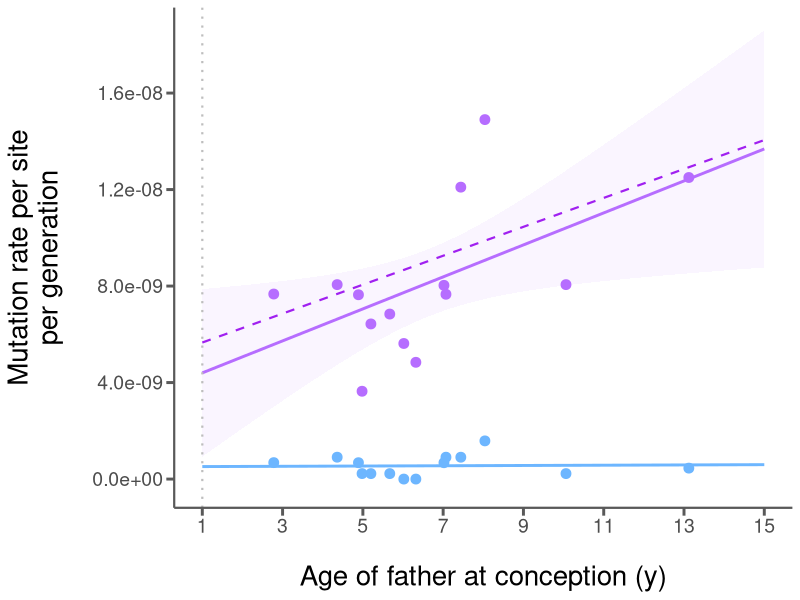
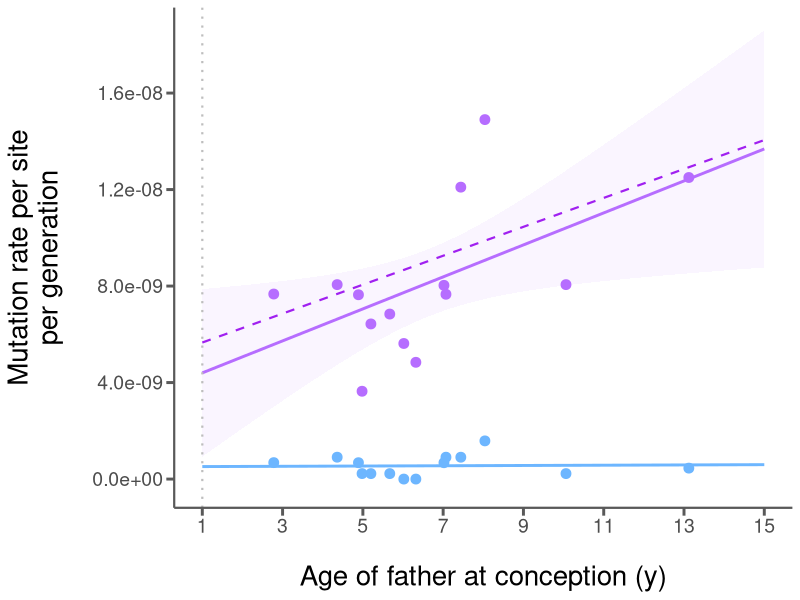

Write R code to recreate these figures, in order. (Note: this script raises an error after producing the figures.)
############################################################
# For owl monkey project, last revised 04.18
# Plots and statistical tests for Figure 1 and Figure S2
# in owl monkey paper.
#
# Gregg Thomas
############################################################

library(ggplot2)
this.dir <- dirname(parent.frame(2)$ofile)
setwd(this.dir)
cat("----------\n")

figs2_opt = F
# CHANGE TO TRUE TO GENERATE FIG. S2

####################
## Estimating model parameters using Kong (2012) data
human_dm0 = 34; human_df = 31; human_num_f = 14.2; human_haploid = 2630000000; human_diploid = human_haploid * 2;
# Parameters observed from Drost & Lee (1995) and Kong (2012)

human_mu_c = (human_num_f / human_df)
cat("mu_c estimated from Kong params: ", human_mu_c, "\n")
human_mu_c = human_mu_c / human_haploid
cat("mu_c per site estimated from Kong params: ", human_mu_c, "\n")
# Estimating mu_c

# Calculate spermatogenic proportion and expected number of spermatogenic divisions
# per year using human (Kong) observations.
human_sc = 16
human_dy1 = ((2.01 / human_haploid) / human_mu_c)
human_sp = human_dy1 / (365/16)
cat("Human expected # of spermatogenic cycles/year: ", human_dy1, "\n")
cat("Human spermatogenic cell proportion given a cycle length of 16 days: ", human_sp, "\n")
cat("----------\n")
# Estimating the expected number of spermatogenic cycles per year

# 2.01 is the slope of the Kong line -- mutations per year in males after puberty.
# We can calculate the expected number of spermatogenic cycles per year (human_dy1) based on mu_c.
# Then, we can estimate the proportion of cells undergoing spermatogenesis at any given time (human_sp)
####################

####################
## Owl monkey prediction (purple dashed) using Kong parameters
om_puberty = 1; om_sc = 10.2;
om_dy1 = (365/om_sc) * human_sp
cat("Owl monkey expected # of spermatogenic cycles/year: ", om_dy1, "\n")
# Estimate the expected number of spermatogenic cycles per year in owl monkeys using the human proportion
# of cells actively dividing (human_sp).

age_range = seq(om_puberty, 15, by=0.1)
rep_long = age_range - om_puberty
# The owl monkey age of puberty set at 1 year and a range of paternal ages

om_mu_g = ((human_df * human_mu_c) + ((human_dm0 * human_mu_c) + (om_dy1 * rep_long * human_mu_c))) / 2
# Calculating the mutation rate (Equation 9 in paper)

om_pred = data.frame(om_mu_g, age_range)
names(om_pred) = c("Mutation.rate", "Parental.age")
om_pred_reg = lm(om_mu_g ~ age_range)
cat("----------\n")
####################

####################
## Owl monkey observed data (purple solid)
in_data = read.csv("data/owl-monkey-filters.csv", header=TRUE)

if(figs2_opt) {
  cur_filter = subset(in_data, Min.DP==20 & Max.DP==60 & Min.AB==0.3 & Max.AB==0.7)
}else{
  cur_filter = subset(in_data, Min.DP==20 & Max.DP==60 & Min.AB==0.4 & Max.AB==0.6)
}
om_obs = cur_filter$MVs.corrected.for.FN
om_gt = cur_filter$Paternal.GT
om_callable = (cur_filter$Sites - cur_filter$Uncallable.SNP.sites) * 2
om_mu = om_obs / om_callable
cur_filter$CpG.rate = cur_filter$CpG.MVs / om_callable
om_obs_reg = lm(om_mu ~ om_gt)
# Read data and define current filter

cat("PREDICTED SLOPE (d_ym1)\n")
cat(coef(om_pred_reg)[2], " mutations per site per year\n")
cat(coef(om_pred_reg)[2] * human_haploid * 2, " mutations per year\n")
cat("OBSERVED SLOPE (dy_m1)\n")
cat(coef(om_obs_reg)[2], " mutations per site per year\n")
cat(coef(om_obs_reg)[2] * (mean(om_callable)), " mutations per year\n")
cat("----------\n")
# Predicted vs observed slopes (d_ym1)
####################

####################
## The plot for Fig. 1
fig1 = ggplot(cur_filter, aes(x=Paternal.GT, y=Mutation.rate.corrected.for.FN)) + 
  geom_smooth(method='glm', color='#b66dff', fill="#f2e6ff", fullrange=T) +
  geom_point(color='#b66dff', size=3) +
  geom_smooth(aes(x=Paternal.GT, y=CpG.rate), method='glm', color="#6db6ff", fill=NA, fullrange=T) +
  geom_point(aes(x=Paternal.GT, y=CpG.rate), color="#6db6ff", size=3) +
  scale_x_continuous(breaks = seq(1, 60, by=2)) + 
  scale_y_continuous(breaks = seq(0, 1.8e-8, by=0.4e-8)) + 
  geom_line(data=om_pred, aes(x=Parental.age, y=Mutation.rate), linetype=2, size=0.75, color="purple") +
  geom_vline(xintercept=1, linetype=3, color="grey", size=0.75) + 
  labs(x="Age of father at conception (y)",y="Mutation rate per site\nper generation") +
  theme_classic() +
  theme(axis.text=element_text(size=14), 
        axis.title=element_text(size=20), 
        axis.title.y=element_text(margin=margin(t=0,r=20,b=0,l=0),color="black"), 
        axis.title.x=element_text(margin=margin(t=20,r=0,b=0,l=0),color="black"),
        axis.line=element_line(colour='#595959',size=0.75),
        axis.ticks=element_line(colour="#595959",size = 1),
        axis.ticks.length=unit(0.2,"cm")
        )
print(fig1)
if(figs2_opt) {
  ggsave(filename="figS2.pdf", fig1, width=6, height=5, units="in")
}else{
  ggsave(filename="fig1.pdf", fig1, width=6, height=5, units="in")
}
cat("--Regression summary for observed points--\n")
print(summary(om_obs_reg))
cat("----------\n")
####################

####################
## The F test for Fig. 1
pred_actual = coef(om_pred_reg)[1] + om_gt * coef(om_pred_reg)[2]
pred_resids = om_mu - pred_actual
#plot(age_range,om_mu_g, type='l',ylim=c(min(om_mu),max(om_mu)))
#points(om_gt, om_mu)
#segments(x0=om_gt,y0=om_mu,x1=om_gt,y1=om_mu-pred_resids)
#abline(om_obs_reg, lty=2)
#segments(x0=om_gt,y0=om_mu,x1=om_gt,y1=om_mu-resid(om_obs_reg),lty=2)
cat("--F test for differences between residuals of the predicted and observed lines--")
print(var.test(resid(om_obs_reg), pred_resids, alternative="two.sided"))
cat("----------\n")
####################
stop()
####################
## Paternal (orange) vs. Maternal (teal) mutations
pat_df = data.frame(cur_filter$Paternal.MVs[cur_filter$Paternal.MVs!=0], cur_filter$Paternal.GT[cur_filter$Paternal.MVs!=0])
names(pat_df) = c("Paternal.MVs", "Paternal.GT")
mat_df = data.frame(cur_filter$Maternal.MVs[cur_filter$Maternal.MVs!=0], cur_filter$Maternal.GT[cur_filter$Maternal.MVs!=0])
names(mat_df) = c("Maternal.MVs", "Maternal.GT")

p = ggplot(pat_df, aes(x=Paternal.GT, y=Paternal.MVs)) +
  geom_smooth(method='glm', color='#db6d00', fill='#ffe6cc', fullrange=T) +
  geom_point(color='#db6d00', size=3) +
  geom_vline(xintercept=1, linetype=3, color="grey", size=0.75) + 
  geom_smooth(data=mat_df, aes(x=Maternal.GT, y=Maternal.MVs), method='glm', color='#009292', fill='#ccffff', fullrange=T) +
  geom_point(data=mat_df, aes(x=Maternal.GT, y=Maternal.MVs), color='#009292', size=3) +
  #scale_y_continuous(limits=c(0,16)) + 
  labs(x="Age of parent at conception (y)",y="Mutation rate per site") +
  theme_classic() +
  theme(axis.text=element_text(size=14), 
        axis.title=element_text(size=20), 
        axis.title.y=element_text(margin=margin(t=0,r=20,b=0,l=0),color="black"), 
        axis.title.x=element_text(margin=margin(t=20,r=0,b=0,l=0),color="black"),
        axis.line=element_line(colour='#595959',size=0.75),
        axis.ticks=element_line(colour="#595959",size = 1),
        axis.ticks.length=unit(0.2,"cm")
  )
#print(p)
pat_reg = lm(pat_df$Paternal.MVs ~ pat_df$Paternal.GT)
cat("--Regression summary for paternal mutations--\n")
print(summary(pat_reg))
cat("--Regression summary for maternal mutations--\n")
mat_reg = lm(mat_df$Maternal.MVs ~ mat_df$Maternal.GT)
print(summary(mat_reg))
####################
